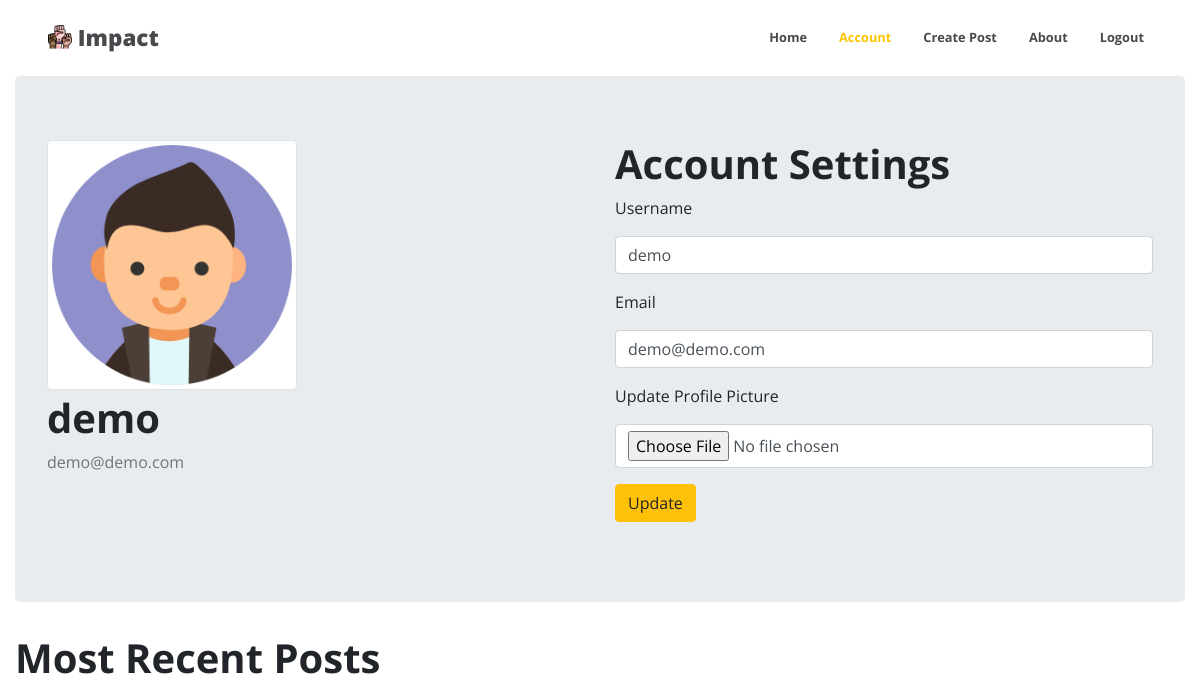
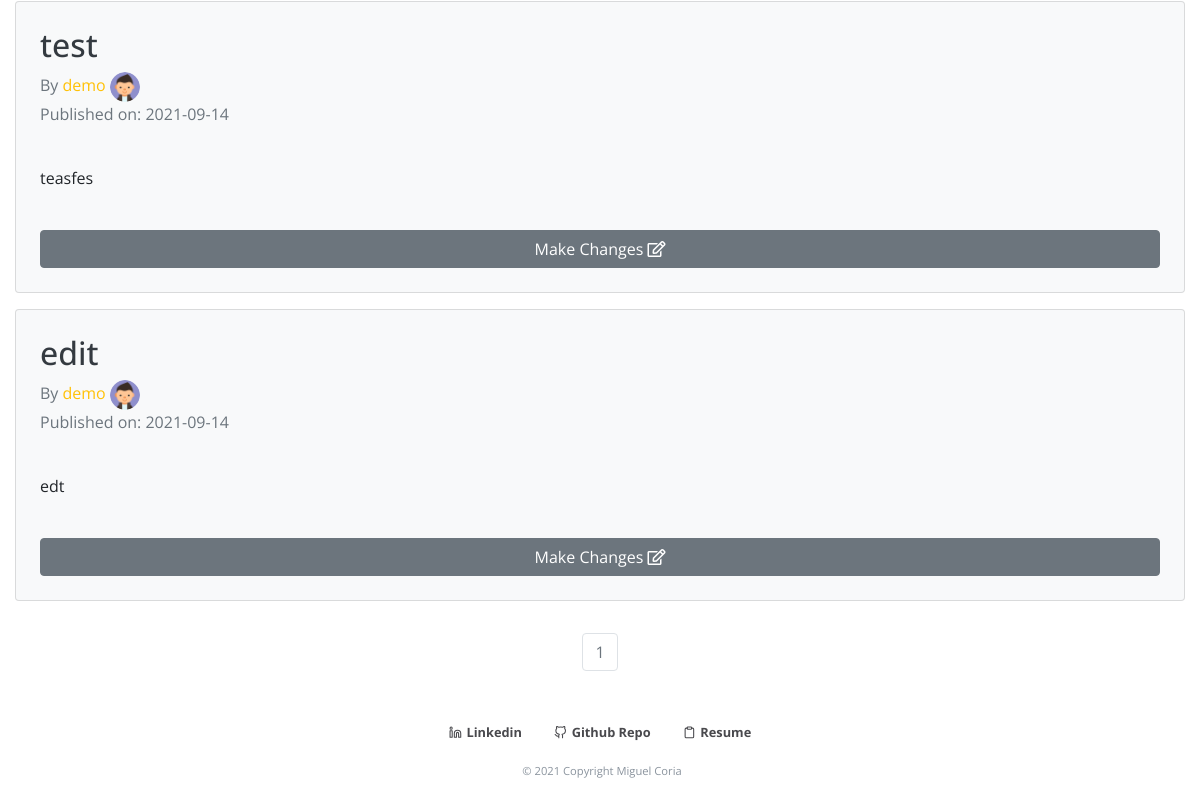
Before: /account (signed in) with the older database file (2 pictures, top to bottom).
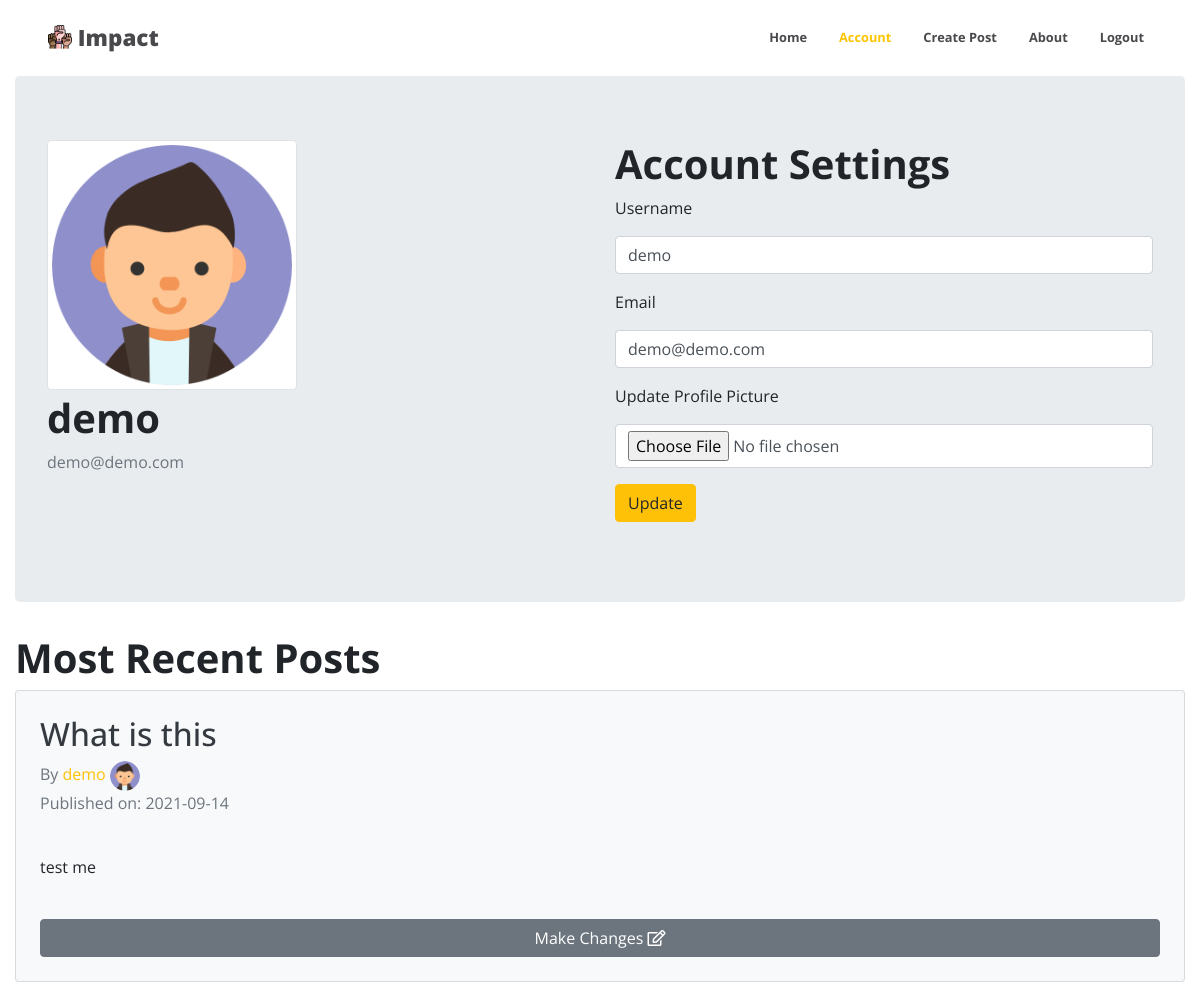
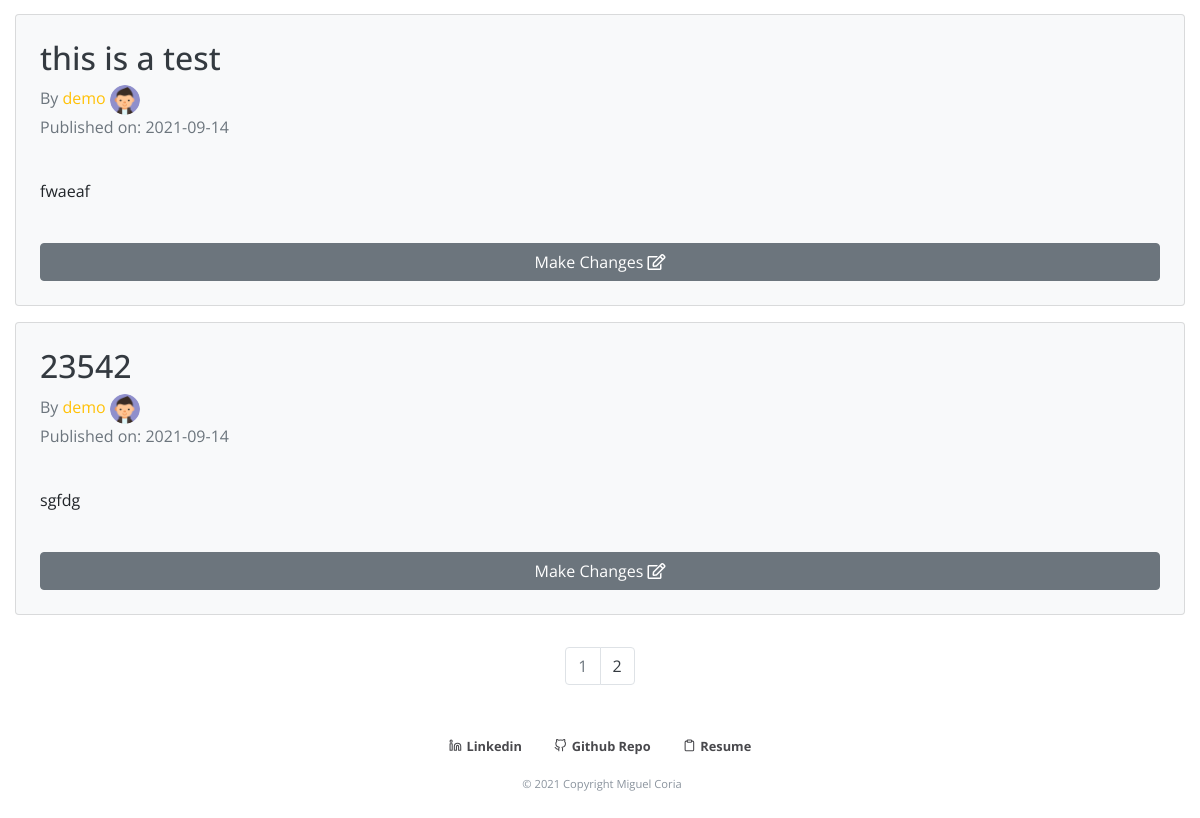
After: the same page with the newer database file (2 pictures, top to bottom).
### impact/models.py (models this page shows, shortened)
class Post(db.Model):
    users = db.relationship(User)
    id = db.Column(db.Integer, primary_key=True)
    post_image = db.Column(db.String(64), nullable=False, default='default_thumb.png')
    user_id = db.Column(db.Integer, db.ForeignKey('users.id'), nullable=False)
    date = db.Column(db.DateTime, nullable=False, default=datetime.utcnow)
    title = db.Column(db.String(140), nullable=False)
    text = db.Column(db.Text, nullable=False)

class User(db.Model,UserMixin):
    __tablename__ = 'users'
    id = db.Column(db.Integer, primary_key=True)
    profile_image = db.Column(db.String(64), nullable=False, default='default_profile.png')
    email = db.Column(db.String(64), unique=True, index=True)
    username = db.Column(db.String(64), unique=True, index=True)
    password_hash = db.Column(db.String(128))
    posts = db.relationship("Post", backref="author", lazy=True)

### impact/users/views.py (the view)
@users.route('/account', methods=['GET', 'POST'])
@login_required
def account():
    page = request.args.get('page', 1, type=int)
    posts = Post.query.filter_by(user_id=current_user.id).order_by(Post.date.desc()).paginate(page=page, per_page=3)
    user = User.query.filter_by(username=current_user.username).first()
    form = UpdateUserForm()
    if form.validate_on_submit():
        email = User.query.filter_by(email=form.email.data).first()
        user = User.query.filter_by(username=form.username.data).first()
        if form.avatar.data:
            username = current_user.username
            pic = add_profile_pic(form.avatar.data, username)
            current_user.profile_image = pic
        if form.username.data == current_user.username and form.email.data == current_user.email:
            flash('Your account is already up to date!', 'success')
            db.session.commit()
            return redirect(url_for('users.account'))
        if user is not None and email is not None:
            flash('Your account could not be updated', 'error')
            db.session.commit()
            return redirect(url_for('users.account'))
        current_user.username = form.username.data
        current_user.email = form.email.data
        db.session.commit()
        flash(u'Your account has been successfully updated!', 'success')
        return redirect(url_for('users.account'))
    elif request.method == "GET":
        form.username.data = current_user.username
        form.email.data = current_user.email
    profile_image = url_for('static', filename='profile_pics/' + current_user.profile_image)
    return render_template('account.html', profile_image=profile_image, form=form, posts=posts, user=user)

### impact/users/forms.py (shortened to what this page needs)
class UpdateUserForm(FlaskForm):
    email = StringField('Email', validators=[DataRequired(), Email()])
    username = StringField('Username', validators=[DataRequired()])
    avatar = FileField('Update Profile Picture', validators=[
                        FileAllowed(['jpg', 'png', 'jpeg', 'gif'])])
    submit = SubmitField('Update')

### impact/models.py (called while the page is built)
@login_manager.user_loader
def load_user(user_id):
    return User.query.get(user_id)

### impact/templates/account.html (shortened to what this page needs)
{% extends "base.html" %}
{% block content %}
<div class="jumbotron">
<div class="row">
  <div class="col">
    <img class="img-thumbnail mb-1" align='center' src="{{url_for('static',filename='profile_pics/'+current_user.profile_image)}}" width="250">
    <h1 class="font-weight-bold">{{current_user.username}}</h1>
    <p class='text-muted'>{{ current_user.email }}</p>
  </div>
  <div class="col container">
  <h1 class="font-weight-bold">Account Settings</h1>
    <form  method="POST" action="" enctype="multipart/form-data">
    <div class="form-group">
        {{form.username.label(class='form-group')}}
        {{form.username(class='form-control')}}
      </div>
      <div class="form-group">
      {{form.email.label(class='form-group')}}
      {{form.email(class='form-control')}}
      </div>
      <div class="form-group">
      {{form.avatar.label(class='form-group')}}
      {{form.avatar(class='form-control')}}
      </div>
      <div class="form-group">
       {{form.submit(class='btn btn-warning')}}
      </div>
    </form>
  </div>
  </div>
</div>
<div>
  <h1 class="font-weight-bold">Most Recent Posts</h1>
{% for post in posts.items  %}
<div class="card bg-light mb-3 p-4">
  <h2 class="text-dark"> <a class="text-dark" href="{{url_for('blog_post.blog_post',blog_post_id=post.id)}}">{{post.title}}</a> </h2>
  <a class="text-muted" href="{{url_for('users.user_posts',username=post.author.username)}}"><span class="text-muted">By </span><span class="text-warning">{{post.author.username}}</span> <img class=" card-image" align='center' src="{{url_for('static',filename='profile_pics/'+post.author.profile_image)}}" width="30"></a>
  <p class='text-muted'>Published on: {{post.date.strftime("%Y-%m-%d")}}</p>
   <br>
   <p>{{post.text}}</p>
   <br>
  <a href="{{ url_for('blog_post.blog_post', blog_post_id=post.id) }}" class="btn btn-secondary">Make Changes <i class="far fa-edit"></i></a>
</div>
{% endfor %}
</div>
</div>
<nav aria-label='Page Navigation example'>
<ul class="pagination justify-content-center">
    {% for page_num in posts.iter_pages(left_edge=1,right_edge=1,left_current=1,right_current=2)  %}
      {% if posts.page == page_num %}
      <li class='page-item disabled'>
        <a class="page-link" href="{{url_for('users.account',username=user.username,page=page_num)}}">{{ page_num}}</a>
      </li>
      {% else %}
      <li class='page-item'>
        <a class="page-link text-dark" href="{{url_for('users.account',username=user.username,page=page_num)}}">{{ page_num}}</a>
      </li>
      {% endif %}
    {% endfor %}
  </ul>
</nav>
{% endblock %}

Changed rows visible on the page:
no longer on this page (row unchanged): Post: title "test", author.username "demo", profile_image (placeholder picture), date "2021-09-14", text "teasfes"
no longer on this page (row unchanged): Post: title "edit", author.username "demo", profile_image (placeholder picture), date "2021-09-14", text "edt"
added Post: title "What is this", author.username "demo", profile_image (placeholder picture), date "2021-09-14", text "test me"
added Post: title "this is a test", author.username "demo", profile_image (placeholder picture), date "2021-09-14", text "fwaeaf"
added Post: title "23542", author.username "demo", profile_image (placeholder picture), date "2021-09-14", text "sgfdg"
Other visible differences:
new list line: "2"
